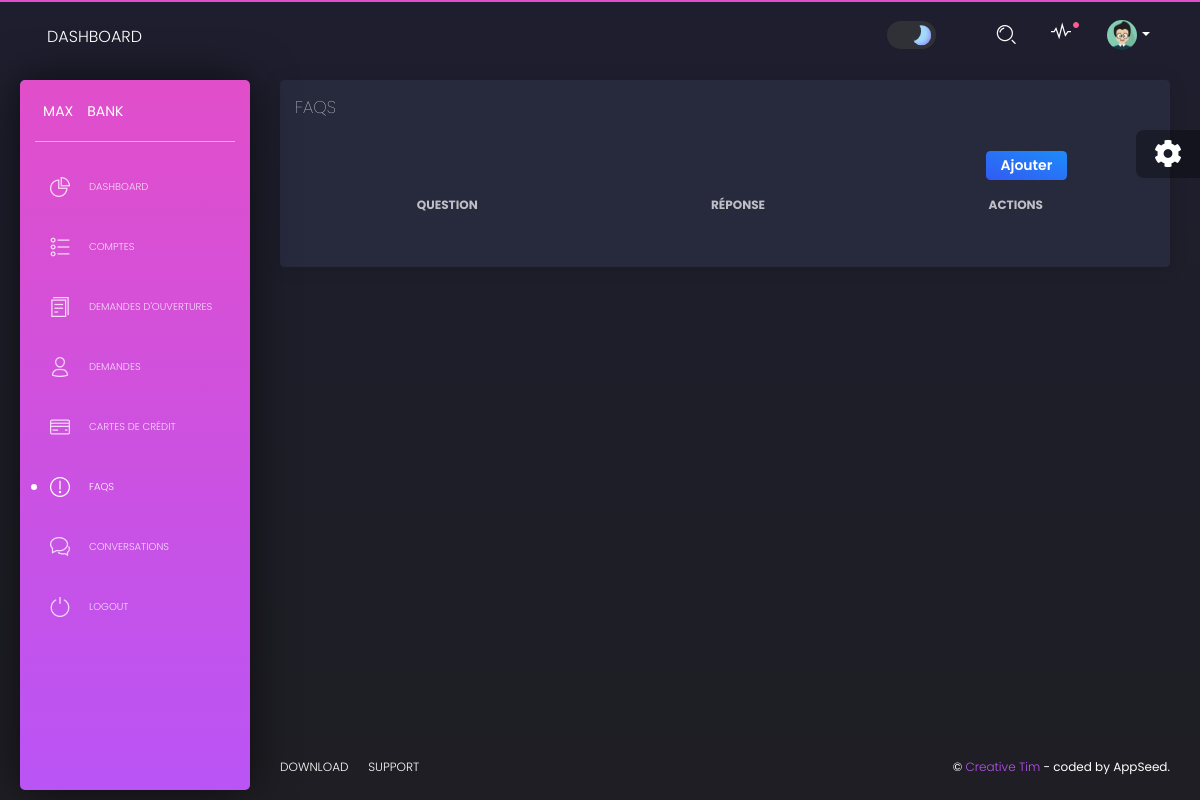
Page /bankAgent/faqs on the earlier database version.
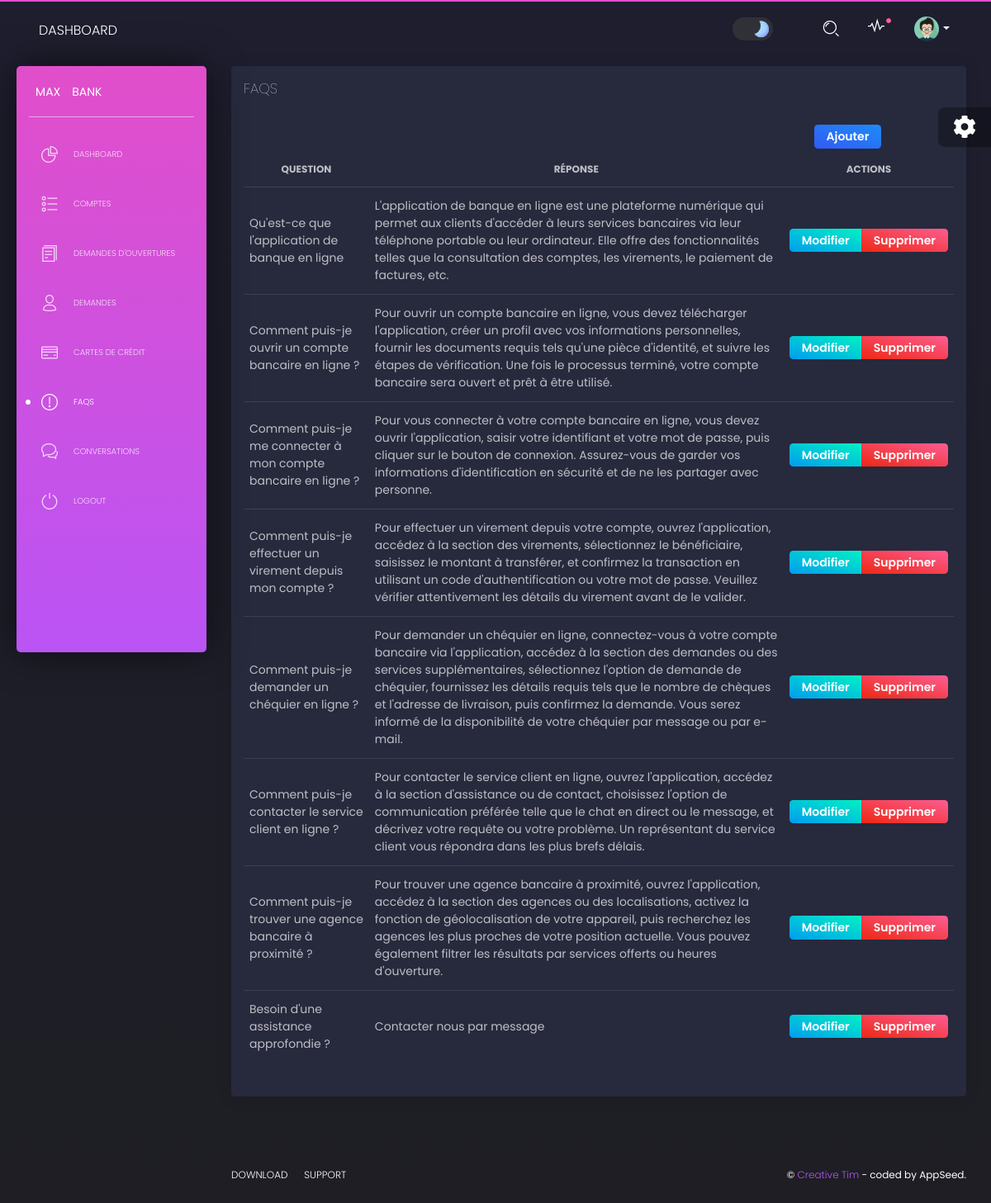
Same page on the later database version.
### api/models.py (models this page shows, shortened)
class FAQ(models.Model):
    question = models.CharField(max_length=255)
    answer = models.TextField()

### bankAgent/views.py (the view)
# urls.py: path('faqs', views.faqs, name='faqs'),
def faqs(request):
    faqs_list = FAQ.objects.all()
    context = {'segment': 'faqs',
               'faqs_list': faqs_list}
    html_template = loader.get_template('home/tables-faqs.html')
    return HttpResponse(html_template.render(context, request))

### templates/home/tables-faqs.html (shortened to what this page needs)
{% extends "layouts/base.html" %}
{% block content %}
  <div class="content">
    <div class="row">
      <div class="col-md-12">
        <div class="card">
          <div class="card-header">
            <h4 class="card-title">FAQS</h4>
          </div>
          <div class="card-body">
            <div class="col-md-11 text-right"><a href="{% url 'add_faq' %}" class="btn btn-info btn-sm ">Ajouter</a></div>
            <div class="table-responsive">
              <table class="table tablesorter">
                <thead class="text-primary">
                  <tr>
                    <th class="text-center">Question</th>
                    <th class="text-center">Réponse</th>
                    <th class="text-center">Actions</th>
                  </tr>
                </thead>
                <tbody>
                  {% for faq in faqs_list %}
                  <tr>
                    <td>{{ faq.question }}</td>
                    <td>{{ faq.answer }}</td>
                    <td class"text-center">
                      <div class="btn-group">
                      <a href="{% url 'edit_faq' faq.pk  %}" class="btn btn-success btn-sm">Modifier</a>
                      <a href="{% url 'delete_faq' faq.pk  %}" class="btn btn-danger btn-sm">Supprimer</a>
                      </div>
                    </td>
                  </tr>
                  {% endfor %}
                </tbody>
              </table>
            </div>
          </div>
        </div>
      </div>
    </div>
  </div>
{% endblock content %}

### templates/layouts/base.html (shortened to what this page needs)
{% load static %}
<!DOCTYPE html>
<html lang="en">
<head>
    {% load static %}
    {% load static %}
    <link href="https://use.fontawesome.com/releases/v5.0.6/css/all.css" rel="stylesheet">
    {% load static %}
    <link href="{% static 'assets/css/nucleo-icons.css' %}" rel="stylesheet"/>
    {% load static %}
    <link href="{% static 'assets/css/black-dashboard.css' %}" rel="stylesheet"/>
    {% load static %}
    <link href="{% static 'assets/css/theme-switcher.css' %}" rel="stylesheet"/>
</head>
<body class="">
    <div class="wrapper">
        {% include 'includes/sidebar.html' %}
        <div class="main-panel">
            {% include 'includes/navigation.html' %}
            {% block content %}{% endblock content %}
            {% include 'includes/footer.html' %}
        </div>
    </div>
    {% include 'includes/fixed-plugin.html' %}
</body>
</html>

### templates/includes/sidebar.html
<div class="sidebar">
    <div class="sidebar-wrapper">
      <div class="logo">
        <a href="javascript:void(0)" class="simple-text logo-mini">
          MAX
        </a>
        <a href="javascript:void(0)" class="simple-text logo-normal">
          BANK
        </a>
      </div>
      <ul class="nav">
        <li class="{% if 'index' in segment %} active {% endif %}">
          <a href="{% url 'home'%}">
            <i class="tim-icons icon-chart-pie-36"></i>
            <p>Dashboard</p>
          </a>
        </li>
        <li class="{% if 'comptes' in segment %} active {% endif %}">
          <a href="{% url 'comptes'%}">
            <i class="tim-icons icon-bullet-list-67"></i>
            <p>Comptes</p>
          </a>
        </li>
        <li class="{% if 'demandes_ouverture' in segment %} active {% endif %}">
          <a href="{% url 'demandes_ouverture'%}">
            <i class="tim-icons icon-single-copy-04"></i>
            <p>Demandes d'ouvertures</p>
          </a>
        </li>
        <li class="{% if 'demandes_client' in segment %} active {% endif %}">
          <a href="{% url 'demandes_client'%}">
            <i class="tim-icons icon-single-02"></i>
            <p>Demandes</p>
          </a>
        </li>
        <li class="{% if 'cartes' in segment %} active {% endif %}">
          <a href="{% url 'cartes'%}">
            <i class="tim-icons icon-credit-card"></i>
            <p>Cartes de crédit</p>
          </a>
        </li>
        <li class="{% if 'faqs' in segment %} active {% endif %}">
          <a href="{% url 'faqs'%}">
            <i class="tim-icons icon-alert-circle-exc"></i>
            <p>FAQs</p>
          </a>
        </li>
        <li class="{% if 'conversations' in segment %} active {% endif %}">
          <a href="{% url 'conversations'%}">
            <i class="tim-icons icon-chat-33"></i>
            <p>Conversations</p>
          </a>
        </li>
        <li>
          <a href="{% url 'login' %}">
            <i class="tim-icons icon-button-power"></i>
            <p>Logout</p>
          </a>
        </li>
      </ul>
    </div>
  </div>

### templates/includes/navigation.html (shortened to what this page needs)
        {% load static %}
        <nav class="navbar navbar-expand-lg navbar-absolute navbar-transparent">
            <div class="container-fluid">
                <div class="navbar-wrapper">
                    <a class="navbar-brand" href="javascript:void(0)">Dashboard</a>
                </div>
                <div class="collapse navbar-collapse" id="navigation">
                    <ul class="navbar-nav ml-auto">
                        <li class="input-group d-flex align-items-center mb-0">
                            <label class="switch theme-switch">
                                <span class="slider"></span>
                            </label>
                        </li>
                        <li class="search-bar input-group">
                            <button class="btn btn-link" id="search-button" data-toggle="modal"
                                    data-target="#searchModal"><i class="tim-icons icon-zoom-split"></i>
                            </button>
                        </li>
                        <li class="dropdown nav-item">
                            <a href="javascript:void(0)" class="dropdown-toggle nav-link" data-toggle="dropdown">
                                <div class="notification d-none d-lg-block d-xl-block"></div>
                                <i class="tim-icons icon-sound-wave"></i>
                            </a>
                        </li>
                        <li class="dropdown nav-item">
                            <a href="#" class="dropdown-toggle nav-link" data-toggle="dropdown">
                                <div class="photo">
                                    <img src="{% static 'assets/img/anime3.png' %}" alt="Profile Photo">
                                </div>
                                <b class="caret d-none d-lg-block d-xl-block"></b>
                            </a>
                        </li>
                    </ul>
                </div>
            </div>
        </nav>

### templates/includes/footer.html
<footer class="footer">
    <div class="container-fluid">
        <ul class="nav">
            <li class="nav-item">
                <a target="_blank" href="https://www.creative-tim.com/product/black-dashboard-django" class="nav-link">
                    Download
                </a>
            </li>
            <li class="nav-item">
                <a target="_blank" href="https://www.creative-tim.com/support" class="nav-link">
                    Support
                </a>
            </li>
        </ul>
        <div class="copyright">
            &copy; <a target="_blank" href="https://bit.ly/3fKQZaL">Creative Tim</a> - coded by AppSeed.
        </div>
    </div>
</footer>

### templates/includes/fixed-plugin.html (shortened to what this page needs)
<div class="fixed-plugin">
    <div class="dropdown show-dropdown">
        <a href="#" data-toggle="dropdown">
            <i class="fa fa-cog fa-2x"> </i>
        </a>
    </div>
</div>

### templates/includes/scripts.html (shortened to what this page needs)
{% load static %}
{% load static %}
{% load static %}
{% load static %}
{% load static %}
{% load static %}
{% load static %}
{% load static %}
{% load static %}
{% load static %}
{% load static %}
{% load static %}

### static/assets/css/theme-switcher.css (style rules this page uses)
.switch { --width-of-switch: 3.5em; --height-of-switch: 2em; --size-of-icon: 1.4em; --slider-offset: 0.3em; position: relative; width: var(--width-of-switch); height: var(--height-of-switch); margin-bottom: 0; }
.slider { position: absolute; cursor: pointer; top: 0; left: 0; right: 0; bottom: 0; background-color: #eaeaea; transition: .4s; border-radius: 30px; }
.slider:before { position: absolute; content: ""; height: var(--size-of-icon,1.4em); width: var(--size-of-icon,1.4em); border-radius: 20px; left: var(--slider-offset,0.3em); top: 50%; transform: translateY(-50%); background: linear-gradient(40deg,#ff0080,#ff8c00 70%); ; transition: .4s; }
input:checked + .slider { background-color: #303136; }
input:checked + .slider:before { left: calc(100% - (var(--size-of-icon,1.4em) + var(--slider-offset,0.3em))); background: #303136; box-shadow: inset -3px -2px 5px -2px #8983f7, inset -10px -4px 0 0 #a3dafb; }

Differences in the rows shown:
added FAQ: question "Qu'est-ce que l'application de banque en ligne", answer "L'application de banque en ligne est une plateforme numérique qui permet aux clients d'accéder à leurs services bancaires via leur téléphone portable ou leur ordinateur. Elle offre des fonctionnalités telles que la consultation des comptes, les virements, le paiement de factures, etc."
added FAQ: question "Comment puis-je ouvrir un compte bancaire en ligne ?", answer "Pour ouvrir un compte bancaire en ligne, vous devez télécharger l'application, créer un profil avec vos informations personnelles, fournir les documents requis tels qu'une pièce d'identité, et suivre les étapes de vérification. Une fois le processus terminé, votre compte bancaire sera ouvert et prêt à être utilisé."
added FAQ: question "Comment puis-je me connecter à mon compte bancaire en ligne ?", answer "Pour vous connecter à votre compte bancaire en ligne, vous devez ouvrir l'application, saisir votre identifiant et votre mot de passe, puis cliquer sur le bouton de connexion. Assurez-vous de garder vos informations d'identification en sécurité et de ne les partager avec personne."
added FAQ: question "Comment puis-je effectuer un virement depuis mon compte ?", answer "Pour effectuer un virement depuis votre compte, ouvrez l'application, accédez à la section des virements, sélectionnez le bénéficiaire, saisissez le montant à transférer, et confirmez la transaction en utilisant un code d'authentification ou votre mot de passe. Veuillez vérifier attentivement les détails du virement avant de le valider."
added FAQ: question "Comment puis-je demander un chéquier en ligne ?", answer "Pour demander un chéquier en ligne, connectez-vous à votre compte bancaire via l'application, accédez à la section des demandes ou des services supplémentaires, sélectionnez l'option de demande de chéquier, fournissez les détails requis tels que le nombre de chèques et l'adresse de livraison, puis confirmez la demande. Vous serez informé de la disponibilité de votre chéquier par message ou par e-mail."
added FAQ: question "Comment puis-je contacter le service client en ligne ?", answer "Pour contacter le service client en ligne, ouvrez l'application, accédez à la section d'assistance ou de contact, choisissez l'option de communication préférée telle que le chat en direct ou le message, et décrivez votre requête ou votre problème. Un représentant du service client vous répondra dans les plus brefs délais."
added FAQ: question "Comment puis-je trouver une agence bancaire à proximité ?", answer "Pour trouver une agence bancaire à proximité, ouvrez l'application, accédez à la section des agences ou des localisations, activez la fonction de géolocalisation de votre appareil, puis recherchez les agences les plus proches de votre position actuelle. Vous pouvez également filtrer les résultats par services offerts ou heures d'ouverture."
added FAQ: question "Besoin d'une assistance approfondie ?", answer "Contacter nous par message"
